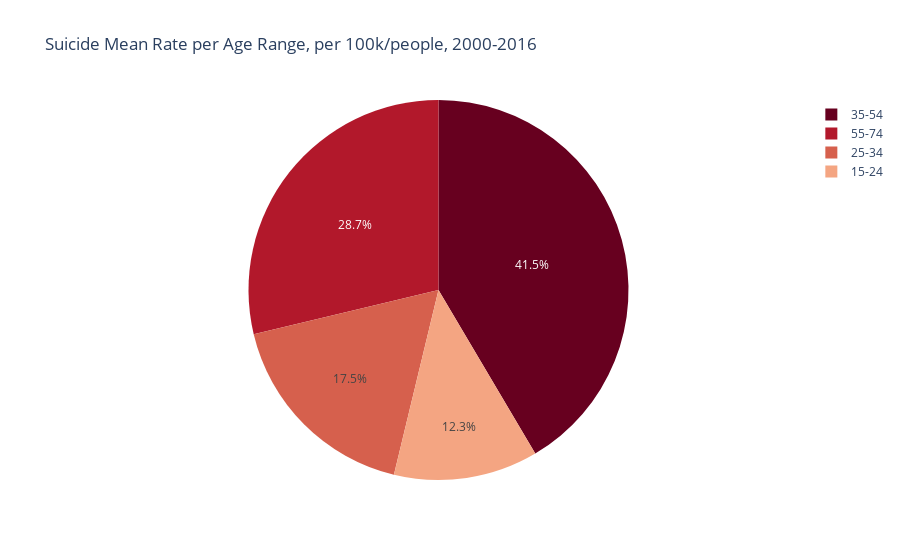

The code cell stored with this chart in its notebook:
### Code cell
fig_ages_suic = px.pie(suic_merge_ages, values='suicides_no', names=unemp_merge_ages.index, title='Suicide Mean Rate per Age Range, per 100k/people, 2000-2016',color_discrete_sequence=px.colors.sequential.RdBu)
fig_ages_suic.show()
fig_ages_suic.write_html("..\\reports\\html\\suic_ages_pie.html")
fig_ages_suic.write_image("..\\reports\\png\\suic_ages_pie.png", width=1280, height=960)

### Figure 1 — Plotly figure (JSON) as saved in the notebook; plotly's stock layout.template omitted (floating-point values rounded to 4 significant figures)
{"data": [{"domain": {"x": [0, 1], "y": [0, 1]}, "hovertemplate": "label=%{label}<br>suicides_no=%{value}<extra></extra>", "labels": ["15-24", "25-34", "35-54", "55-74"], "legendgroup": "", "name": "", "showlegend": true, "type": "pie", "values": [201.3, 287.0, 680.6, 471.3]}], "layout": {"legend": {"tracegroupgap": 0}, "piecolorway": ["rgb(103,0,31)", "rgb(178,24,43)", "rgb(214,96,77)", "rgb(244,165,130)", "rgb(253,219,199)", "rgb(247,247,247)", "rgb(209,229,240)", "rgb(146,197,222)", "rgb(67,147,195)", "rgb(33,102,172)", "rgb(5,48,97)"], "title": {"text": "Suicide Mean Rate per Age Range, per 100k/people, 2000-2016"}}}
